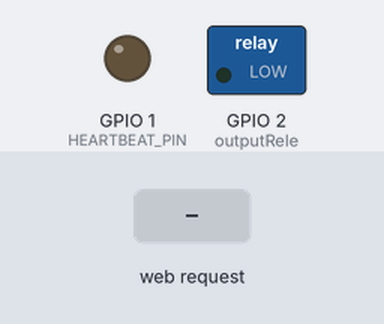
This sketch was run on a simulated ESP8266 (NodeMCU). On the bench: switched loads named in the sketch (green lamp = pin HIGH), output pins drawn as LEDs (lit = HIGH). The test bench sets the inputs (shaded band). WiFi joins after 1.5 s; servers stay silent unless stated; what the sketch prints to the serial monitor is not drawn.

Above: at 8.0 s.
8.1 s: HTTP request GET /2/on received
At 9.0 s:
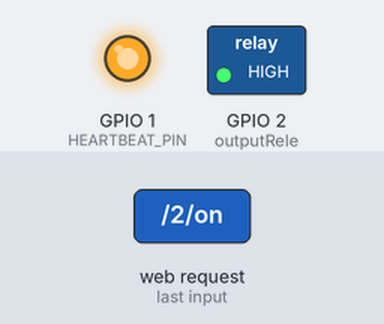
At 10.4 s:
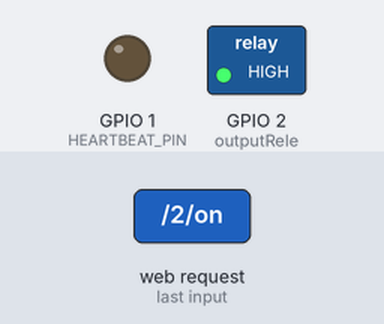
11.1 s: HTTP request GET /2/off received
At 12.5 s:
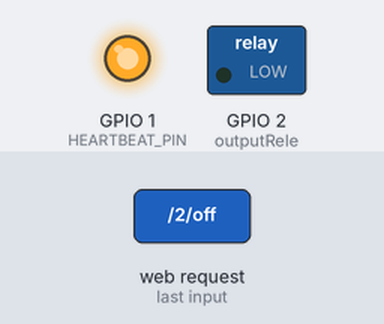
14.1 s: HTTP request GET /off received
Timing chart, 0 to 23.1 s (numbered marks = the images above; inputs shaded):
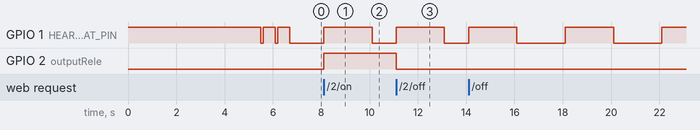

Measured:
- after the input at 8.1 s, GPIO 2 (outputRele): LOW → HIGH at once
- after the input at 11.1 s, GPIO 1 (HEARTBEAT_PIN): LOW → HIGH after 0.00 s instead of 1.0 s; GPIO 2 (outputRele): HIGH → LOW at once

The sketch:

DoorOpenerWiFi.ino
```cpp
//ESP-01 relay modul, board: Generic ESP8266 Module
// Load Wi-Fi library
#include <ESP8266WiFi.h>

// Your network credentials in credentials.h
#include "credentials.h"
const char* ssid     = WIFI_SSID;
const char* password = WIFI_PASSWD;

// Set web server port number to 80
WiFiServer server(80);

// Variable to store the HTTP request
String header;

// Auxiliar variables to store the current output state
String outputReleState = "off";

// Assign output variables to GPIO pins
const int HEARTBEAT_PIN = 1;
const int outputRele = 2;

long measure_time;
long open_time;
const long max_open_time = 12000;

void setup() {
  // Initialize the output variables as outputs
  pinMode(HEARTBEAT_PIN, OUTPUT);
  pinMode(outputRele, OUTPUT);
  // Set outputs to LOW
  digitalWrite(HEARTBEAT_PIN, HIGH);
  digitalWrite(outputRele, LOW);

  // Connect to Wi-Fi network with SSID and password
  WiFi.mode(WIFI_STA);
  WiFi.disconnect();
  delay(5000);

  Serial.print("Connecting to ");
  Serial.println(ssid);
  WiFi.begin(ssid, password);
  while (WiFi.status() != WL_CONNECTED) {
    delay(500);
    digitalWrite(HEARTBEAT_PIN, LOW);
    delay(100);
    digitalWrite(HEARTBEAT_PIN, HIGH);
  }

  server.begin();
}

void loop(){
  WiFiClient client = server.available();   // Listen for incoming clients

  if (client) {                             // If a new client connects,
    String currentLine = "";                // make a String to hold incoming data from the client
    while (client.connected()) {            // loop while the client's connected
      if (client.available()) {             // if there's bytes to read from the client,
        char c = client.read();             // read a byte, then
        header += c;
        if (c == '\n') {                    // if the byte is a newline character
          // if the current line is blank, you got two newline characters in a row.
          // that's the end of the client HTTP request, so send a response:
          if (currentLine.length() == 0) {
            // HTTP headers always start with a response code (e.g. HTTP/1.1 200 OK)
            // and a content-type so the client knows what's coming, then a blank line:
            client.println("HTTP/1.1 200 OK");
            client.println("Content-type:text/html");
            client.println("Connection: close");
            client.println();

            // turns the GPIOs on and off
            if (header.indexOf("GET /2/on") >= 0) {
              outputReleState = "on";
              digitalWrite(outputRele, HIGH);
              open_time = millis();
            } else if (header.indexOf("GET /2/off") >= 0) {
              outputReleState = "off";
              digitalWrite(outputRele, LOW);
            }

            // Display the HTML web page
            client.println("<!DOCTYPE html><html>");
            client.println("<head><meta name=\"viewport\" content=\"width=device-width, initial-scale=1\">");
            client.println("<link rel=\"icon\" href=\"data:,\">");
            // CSS to style the on/off buttons
            // Feel free to change the background-color and font-size attributes to fit your preferences
            client.println("<style>html { background-color: #616161; font-family: Helvetica; display: inline-block; margin: 0px auto; text-align: center;}");
            client.println(".button { background-color: green; border: none; color: lightgray; padding: 40px 80px;");
            client.println("text-decoration: none; font-size: 60px; margin: 2px; cursor: pointer;}");
            client.println(".button2 {background-color: red;}</style></head>");

            // Web Page Heading
            client.println("<body><h1>Door Opener</h1>");

            // Display current state, and ON/OFF buttons for GPIO 2
            client.println("<p>GPIO 2 - State " + outputReleState + "</p>");
            // If the outputReleState is off, it displays the ON button
            if (outputReleState=="off") {
              client.println("<p><a href=\"/2/on\"><button class=\"button\">ON</button></a></p>");
            } else {
              client.println("<p><a href=\"/2/off\"><button class=\"button button2\">OFF</button></a></p>");
            }

            client.println("</body></html>");

            // The HTTP response ends with another blank line
            client.println();
            // Break out of the while loop
            break;
          } else { // if you got a newline, then clear currentLine
            currentLine = "";
          }
        } else if (c != '\r') {  // if you got anything else but a carriage return character,
          currentLine += c;      // add it to the end of the currentLine
        }
      }
      if (millis() > measure_time + 125) {
        measure_time = millis();
        digitalWrite(HEARTBEAT_PIN, !digitalRead(HEARTBEAT_PIN));
      }
      if (millis() > open_time + max_open_time) {
        outputReleState = "off";
        digitalWrite(outputRele, LOW);
      }
    }
    // Clear the header variable
    header = "";
    // Close the connection
    client.stop();
  } else {
      if (millis() > measure_time + 2000) {
        measure_time = millis();
        digitalWrite(HEARTBEAT_PIN, !digitalRead(HEARTBEAT_PIN));
      }
      if (millis() > open_time + max_open_time) {
        outputReleState = "off";
        digitalWrite(outputRele, LOW);
      }
  }
}
```

credentials.h
```cpp
#ifndef CREDENTIALS_H
#define CREDENTIALS_H

// Replace with your actual SSID and password:
#define WIFI_SSID "SSID here"
#define WIFI_PASSWD "password here"

#endif
```
